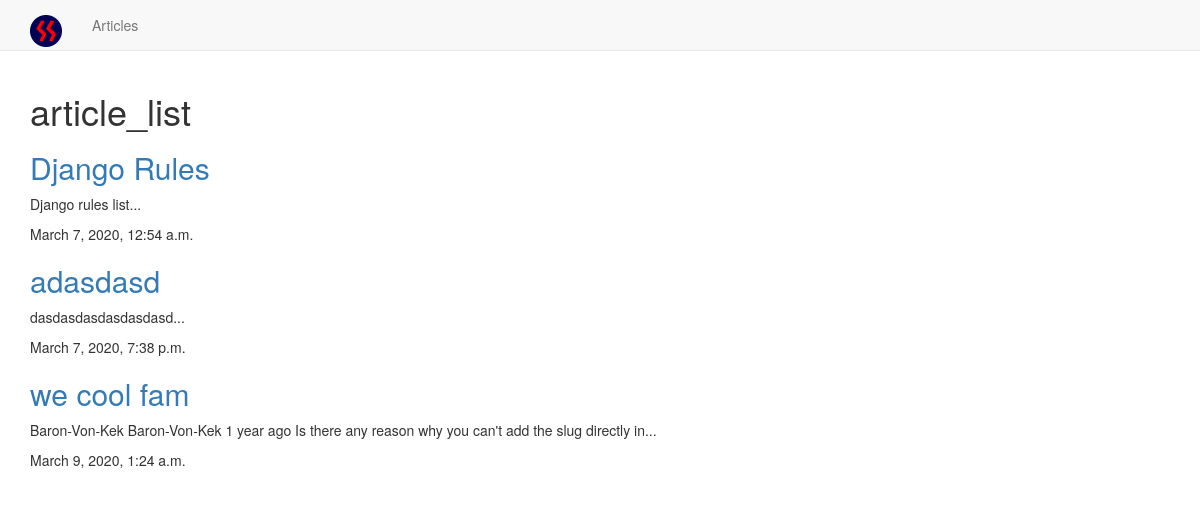
The app's page /articles/ with its own data.
### articles/models.py (models this page shows, shortened)
class Article(models.Model):
    title = models.CharField(max_length=100)
    slug = models.SlugField()
    body = models.TextField()
    date = models.DateTimeField(auto_now_add=True)
    thumbnail = models.ImageField(default='default.png', blank=True)
    def snippet(self):
        return self.body[:100] + '...'

### articles/views.py (the view)
# urls.py: path('', views.article_list, name='list'),
def article_list(request):
    articles = Article.objects.all().order_by('date')
    return render(request, 'articles/article_list.html', {'articles': articles})

### articles/templates/articles/article_list.html (shortened to what this page needs)
{% extends 'base_layout.html' %}
{% block content %}
<h1>article_list</h1>
    <div class="articles">
        {% for article in articles %}
            <div class="article">
                <h2><a href="{% url 'articles:detail' slug=article.slug %}">{{ article.title }}</a></h2>
                <p>{{ article.snippet }}</p>
                <p>{{ article.date }}</p>
            </div>
        {% endfor %}
    </div>
{% endblock %}

### static/styles.css (style rules this page uses)
body { background-color: blue; }
h1 { color:red; }

### records on screen
Article: title "Django Rules", snippet "Django rules list...", date "March 7, 2020, 12:54 a.m."
Article: title "adasdasd", snippet "dasdasdasdasdasdasd...", date "March 7, 2020, 7:38 p.m."
Article: title "we cool fam", snippet "Baron-Von-Kek Baron-Von-Kek 1 year ago Is there any reason why you can't add the slug directly in...", date "March 9, 2020, 1:24 a.m."
